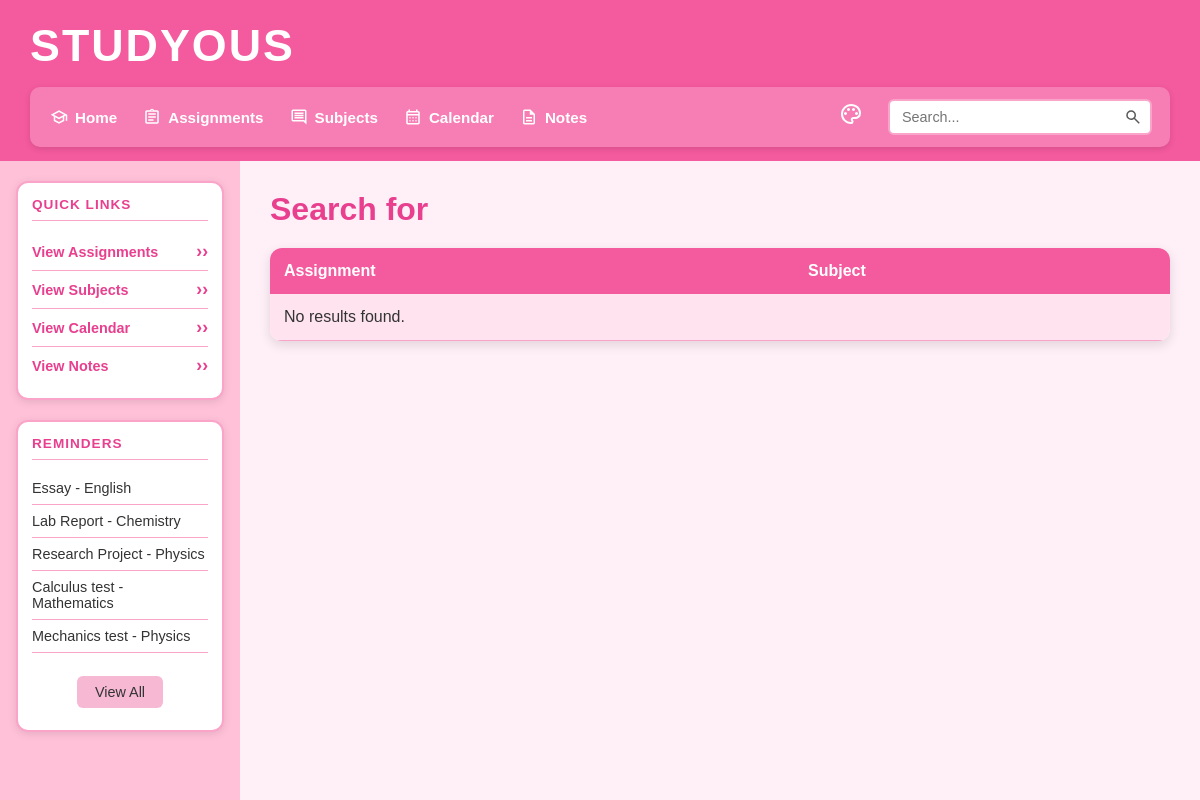
Screenshot of /search with the database file from the repository.
### tables this page shows
CREATE TABLE assignments (id INTEGER PRIMARY KEY AUTOINCREMENT, subject_id INTEGER REFERENCES subjects (id) NOT NULL, user_id INTEGER REFERENCES users (id) NOT NULL, assignment_name TEXT NOT NULL, due_date TEXT (19) NOT NULL, priority TEXT NOT NULL CHECK ((priority IN ('Low', 'Medium', 'High'))), status TEXT (25) DEFAULT ('Not Started'), notes TEXT, created_at TEXT (19));

CREATE TABLE subjects (id INTEGER PRIMARY KEY AUTOINCREMENT, subject_name TEXT NOT NULL UNIQUE, teacher_name TEXT NOT NULL, room TEXT, credits INTEGER CHECK ((credits > 0)));

### main.py (the view, shortened to what this page needs)
@app.route("/search", methods=["GET", "POST"])
def render_search():
    search = request.form.get("search", "").strip()
    title = "Search for " + search
    if not search:
        tasks = []
    return render_template("search.html", tasks=tasks, title=title, order="asc")

### main.py (called while the page is built)
def create_connection(db_file):
    try:
        connection = sqlite3.connect(db_file)
        return connection
    except Error as e:
        print(e)
    return None

def get_reminders():
    query = """
        SELECT assignments.id,
               assignments.assignment_name,
               subjects.subject_name,
               assignments.due_date,
               assignments.priority,
               assignments.status
        FROM assignments
        JOIN subjects
        ON assignments.subject_id = subjects.id
        WHERE assignments.status != 'Completed'
        ORDER BY assignments.due_date ASC
        LIMIT 5
    """
    con = create_connection(DATABASE)
    cur = con.cursor()
    cur.execute(query)
    rows = cur.fetchall()
    con.close()
    return rows

@app.context_processor
def inject_reminders():
    return {"reminders": get_reminders()}

### templates/search.html
{% extends "base.html" %}
{% block main %}
<h1>{{ title }}</h1>
<table>
    <tbody>
        <tr>
            <th scope="col">
                <a href="/sort/{{ title }}?sort=assignment&order={{ order }}">
                    Assignment
                </a>
            </th>
            <th scope="col">
                <a href="/sort/{{ title }}?sort=subject&order={{ order }}">
                    Subject
                </a>
            </th>
        </tr>
        {% for task in tasks %}
        <tr>
            <td>{{ task[0] }}</td>
            <td>{{ task[1] }}</td>
        </tr>
        {% else %}
        <tr>
            <td colspan="2">No results found.</td>
        </tr>
        {% endfor %}
    </tbody>
</table>
{% endblock %}

### templates/base.html (shortened to what this page needs)
<!DOCTYPE html>
<html lang="en">
<head>
    <link type="text/css" rel="stylesheet" href="/static/css/style.css">
</head>
<body class="theme-{{ request.cookies.get('theme', 'pink') }}">
    <header class="top-header">
        <h1 class="site-title">Studyous</h1>
        <div class="header-row">
            <div class="nav-bar">
                <nav class="main-nav">
                    <ul>
                        <li>
                            <a href="/">
                                <img src="/static/images/home.svg" alt="Home" class="nav-icon">
                                Home
                            </a>
                        </li>
                        <li>
                            <a href="/assignments">
                                <img src="/static/images/assignments.svg" alt="Assignments" class="nav-icon">
                                Assignments
                            </a>
                        </li>
                        <li>
                            <a href="/subjects">
                                <img src="/static/images/subjects.svg" alt="Subjects" class="nav-icon">
                                Subjects
                            </a>
                        </li>
                        <li>
                            <a href="/calendar">
                                <img src="/static/images/calendar.svg" alt="Calendar" class="nav-icon">
                                Calendar
                            </a>
                        </li>
                        <li>
                            <a href="/notes">
                                <img src="/static/images/notes.svg" alt="Notes" class="nav-icon">
                                Notes
                            </a>
                        </li>
                    </ul>
                </nav>
                <div class="theme-menu">
                    <span class="theme-icon">
                    </span>
                </div>
                <form class="search-form" method="POST" action="/search">
                    <div class="search-box">
                        <input type="text" name="search" id="search" placeholder="Search...">
                        <button type="submit" class="search-button" aria-label="Search">
                        </button>
                    </div>
                </form>
            </div>
        </div>
    </header>
    <div class="body-container">
        <aside class="sidebar">
            <section class="sidebar-box">
                <h2>Quick Links</h2>
                <ul class="quick-links">
                    <li>
                        <a href="/assignments">View Assignments</a>
                    </li>
                    <li>
                        <a href="/subjects">View Subjects</a>
                    </li>
                    <li>
                        <a href="/calendar">View Calendar</a>
                    </li>
                    <li>
                        <a href="/notes">View Notes</a>
                    </li>
                </ul>
            </section>
            <section class="sidebar-box">
                <h2>Reminders</h2>
                <ul class="reminders">
                    {% for reminder in reminders %}
                    <li>
                        <a href="/reminders?id={{ reminder[0] }}">
                            {{ reminder[1] }} - {{ reminder[2] }}
                        </a>
                    </li>
                    {% endfor %}
                    <li>
                        <a href="/reminders" class="view-all-button">
                            View All
                        </a>
                    </li>
                </ul>
            </section>
        </aside>
        <main>
            {% block main %}{% endblock %}
        </main>
    </div>
</body>
</html>

### rows the page displays
assignments: assignment_name "Essay", subject_name "English"
assignments: assignment_name "Lab Report", subject_name "Chemistry"
assignments: assignment_name "Research Project", subject_name "Physics"
assignments: assignment_name "Calculus test", subject_name "Mathematics"
assignments: assignment_name "Mechanics test", subject_name "Physics"

### other values shown
{{ title }} "Search for"
